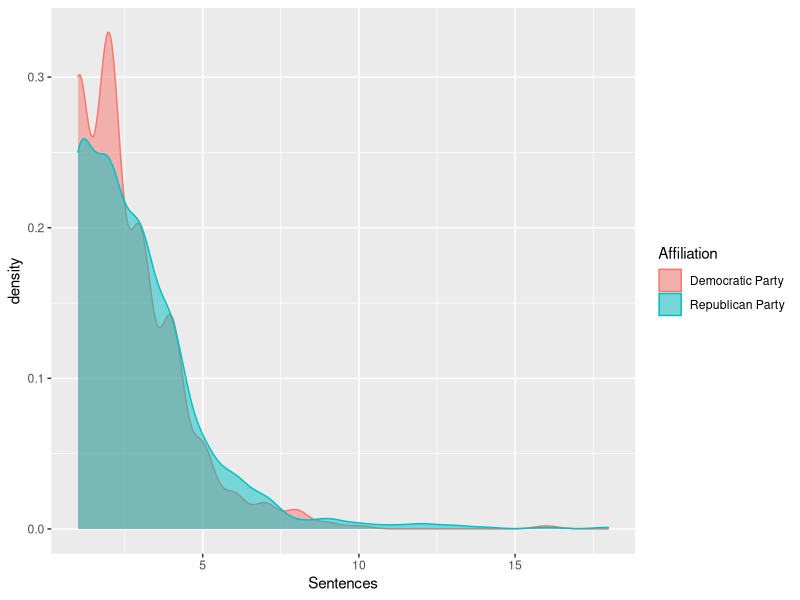
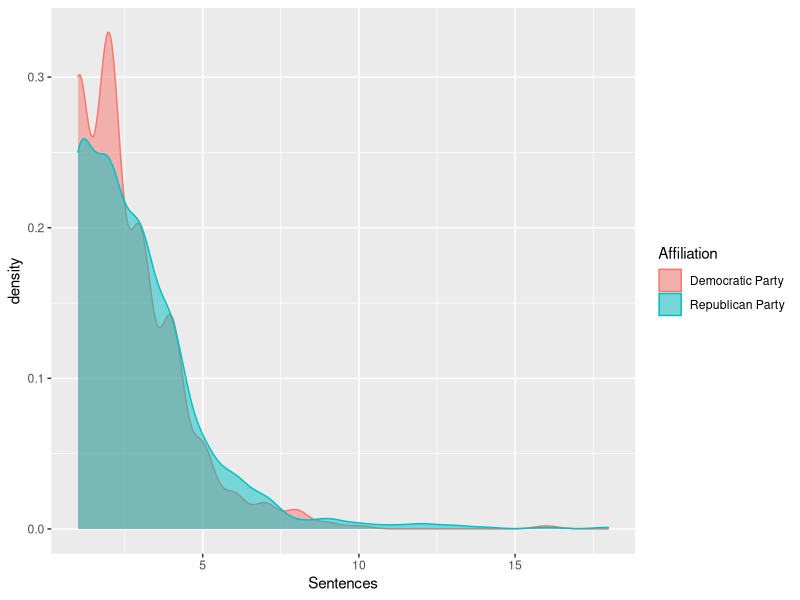
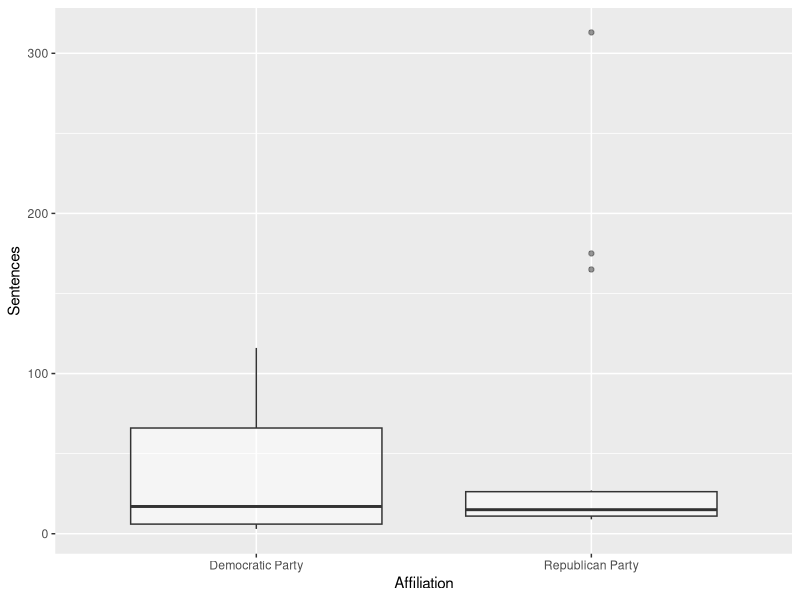

The R source for these figures, in order: (Note: this script raises an error after producing the figures.)
library(tidyverse)

df = read.csv("Cleaned Data/New_After_NN_Cleaned.csv")

df = df %>%
  select(c("Subject_ID", "Affiliation", "Followers", "Tweet_ID", "Affiliation_Contrast", "After_Dates", "After_Corpus", "After_Likes", "After_Retweets", "After_Replies", "After_Views"))

names(df) = c("Subject_ID", "Affiliation", "Number_Followers", "Tweet_ID", "Affiliation_Contrast", "Date", "Tweet", "Likes", "Retweets", "Replies", "Views")

df = df %>% 
  mutate(Tweet_split = strsplit(as.character(Tweet),
                                "\\.{1,}\\s{0,}|\\?{1,}\\s{0,}|\\!{1,}\\s{0,}")) %>%
  rowwise() %>%
  mutate(Tweet_split_number = list(1:length(Tweet_split))) %>%
  ungroup() %>%
  unnest(c(Tweet_split, Tweet_split_number)) %>%
  mutate(Segment_ID = Tweet_split_number-1) %>%
  distinct()

df_grouped = df %>% 
  group_by(Affiliation, Subject_ID, Tweet_ID) %>% 
  summarise(Sentences = n())

# df_grouped %>% 
#   ggplot(aes(x = Sentences, color = Affiliation, fill = Affiliation)) +
#   geom_density(alpha = 0.5)

# png("TweetLengthDensity.png", units="in", width=14, height=10, res=800)
# df_grouped %>%
#   ggplot(aes(x = Sentences, color = Affiliation, fill = Affiliation)) +
#   geom_density(alpha = 0.5)
# dev.off()
# 
# png("TweetLengthDensity_boxplot.png", units="in", width=14, height=10, res=800)
# df %>% 
#   group_by(Affiliation, Subject_ID, Tweet_ID) %>%
#   summarise(Sentences = n()) %>%
#   ggplot(aes(x = Affiliation, y = Sentences)) +
#   geom_boxplot(alpha = 0.5)
# dev.off()

quantile(df_grouped$Sentences)
# 75th is 4 overall

quantile(df_grouped$Sentences[df_grouped$Affiliation == "Republican Party"])
# 75th is 4 within Republicans

quantile(df_grouped$Sentences[df_grouped$Affiliation == "Democratic Party"])
# 75th is 3 within Democrats

mean(df_grouped$Sentences) + 2*sd(df_grouped$Sentences)
# 2 SDs above mean is 19.9992 or above
# 1 SDs above mean is 11.6344 or above

remain = df_grouped %>%
  filter(Sentences <= 19.9992)
counts = remain %>% group_by(Affiliation) %>% summarise(Count = n())

counts

png("TweetLengthDensity.png", units="in", width=14, height=10, res=800)
remain %>%
  ggplot(aes(x = Sentences, color = Affiliation, fill = Affiliation)) +
  geom_density(alpha = 0.5)
dev.off()

png("TweetLengthDensity_boxplot.png", units="in", width=14, height=10, res=800)
remain %>%
  # group_by(Affiliation, Subject_ID, Tweet_ID) %>%
  summarise(Sentences = n()) %>%
  ggplot(aes(x = Affiliation, y = Sentences)) +
  geom_boxplot(alpha = 0.5)
dev.off()

remain %>% 
  ggplot(aes(x = Sentences, color = Affiliation, fill = Affiliation)) +
  geom_density(alpha = 0.5)

# #randomly creates a vector of 66 numbers from 1-90
# index = sample(1:90, 66)
# 
# index
# 
# remain_gop = remain %>% filter(Affiliation == "Republican Party") %>% arrange(Sentences)
# 
# retain = c(remain_gop$Subject_ID[index], remain$Subject_ID[remain$Affiliation == "Democratic Party"])
# 
# retain
# 
# remain %>%
#   filter(Subject_ID %in% retain) %>%
#   ggplot(aes(x = Sentences, color = Affiliation, fill = Affiliation)) +
#   geom_density(alpha = 0.5)

summary(lm(Sentences ~ Affiliation, data = remain %>% 
             filter(Subject_ID %in% retain)))
